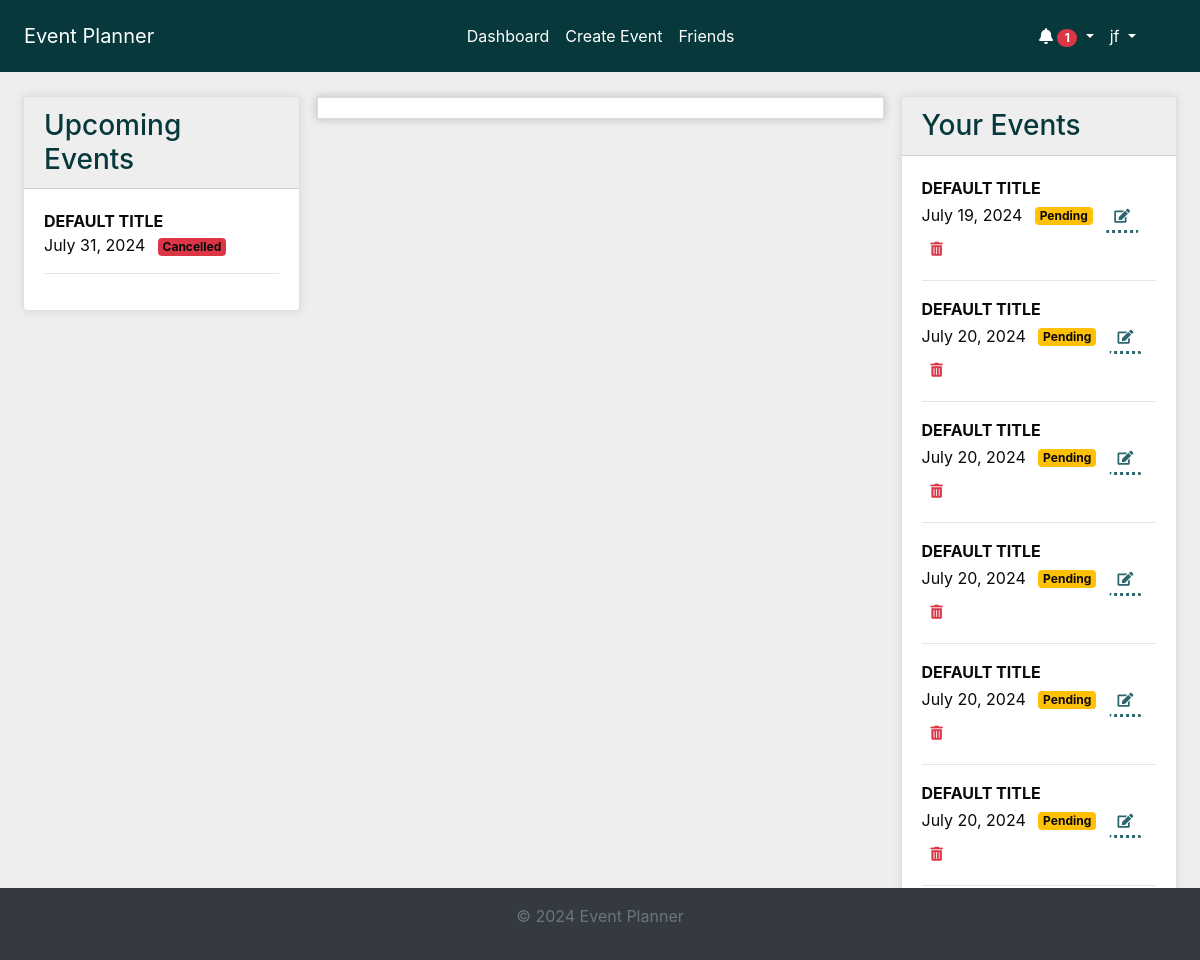
Screenshot of /dashboard/ (signed in) with the database file from the repository.
### events/models.py (models this page shows, shortened)
class Event(models.Model):
    STATUS_CHOICES = [
        ("Pending", "Pending"),
        ("Confirmed", "Confirmed"),
        ("Cancelled", "Cancelled"),
    ]
    title = models.CharField(max_length=100)
    description = models.TextField()
    location = models.CharField(max_length=255)
    created_by = models.ForeignKey(User, on_delete=models.CASCADE)
    proposed_date = models.DateTimeField()
    finalized_date = models.DateTimeField(null=True, blank=True)
    status = models.CharField(
        max_length=20, choices=STATUS_CHOICES, default="Pending"
    )
    created_at = models.DateTimeField(auto_now_add=True)
    updated_at = models.DateTimeField(auto_now=True)

### accounts/views.py (the view)
# urls.py: path("dashboard/", views.dashboard, name="dashboard"),
@login_required
def dashboard(request):
    current_user = request.user
    current_datetime = timezone.now()
    user_events = Event.objects.filter(created_by=current_user).order_by(
        "proposed_date"
    )
    invited_events = Event.objects.filter(
        invitations__user=current_user, proposed_date__gte=current_datetime
    ).order_by("proposed_date")
    upcoming_events = (
        (
            user_events.filter(proposed_date__gte=current_datetime)
            | invited_events
        )
        .distinct()
        .order_by("proposed_date")
    )
    upcoming_events_with_read_status = []
    for event in upcoming_events:
        unread_invitations = Invitation.objects.filter(
            event=event, user=current_user, read=False
        ).exists()
        upcoming_events_with_read_status.append(
            {"event": event, "unread": unread_invitations}
        )
    context = {
        "upcoming_events_with_read_status": upcoming_events_with_read_status,
        "user_events": user_events,
    }
    return render(request, "accounts/dashboard.html", context)

### accounts/context_processors.py (called while the page is built)
def google_api_key(request):
    return {"GOOGLE_API_KEY": os.getenv("GOOGLE_API_KEY")}

### notifications/context_processors.py (called while the page is built)
def notifications(request):
    if request.user.is_authenticated:
        all_unread_notifications = Notification.objects.filter(
            user=request.user, read=False
        ).order_by("-created_at")
        unread_count = all_unread_notifications.count()
        recent_unread_notifications = all_unread_notifications[:8]
        return {
            "recent_unread_notifications": recent_unread_notifications,
            "unread_count": unread_count,
        }
    return {}

### accounts/templates/accounts/dashboard.html (shortened to what this page needs)
{% extends 'base.html' %}
{% block content %}
<div class="container-fluid">
    <div class="row">
        <div class="col-lg-3 scrollable-column">
            <div class="card mb-4">
                <div class="card-header bg-primary text-white">
                    <h3 class="mb-0">Upcoming Events</h3>
                </div>
                <div class="card-body">
                    <ul class="list-unstyled">
                        {% for item in upcoming_events_with_read_status %}
                            <li>
                                <strong><a href="{% url 'event_details' item.event.id %}" class="event-link">{{ item.event.title|upper }}</a></strong>
                                <br>
                                {{ item.event.proposed_date|date:"F j, Y" }}
                                <span class="badge badge-{{ item.event.status|lower }} ml-2">{{ item.event.status }}</span>
                            </li>
                            <hr>
                        {% empty %}
                            <li>No upcoming events.</li>
                        {% endfor %}
                    </ul>
                </div>
            </div>
        </div>
        <div class="col-lg-6">
            <div class="card mb-4">
                <div id="calendar"></div>
            </div>
        </div>
        <div class="col-lg-3 scrollable-column">
            <div class="card mb-4">
                <div class="card-header bg-primary text-white">
                    <h3 class="mb-0">Your Events</h3>
                </div>
                <div class="card-body">
                    <ul class="list-unstyled">
                        {% for event in user_events %}
                            <li>
                                <strong><a href="{% url 'event_details' event.id %}" class="event-link">{{ event.title|upper }}</a></strong>
                                <br>
                                {{ event.proposed_date|date:"F j, Y" }}
                                <span class="badge badge-{{ event.status|lower }} ml-2">{{ event.status }}</span>
                                <a href="{% url 'edit_event' event.id %}" class="btn btn-sm btn-outline-primary ml-2"><i class="fas fa-edit"></i></a>
                                <button class="btn btn-sm btn-outline-danger delete-btn" data-event-id="{{ event.id }}"><i class="fas fa-trash-alt"></i></button>
                            </li>
                            <hr>
                        {% empty %}
                            <li>You have not created any events.</li>
                        {% endfor %}
                    </ul>
                </div>
            </div>
        </div>
    </div>
</div>
{% endblock %}

### templates/base.html (shortened to what this page needs)
<!DOCTYPE html>
<html lang="en">
<head>
    {% load static %}
    <link rel="stylesheet" href="https://stackpath.bootstrapcdn.com/bootstrap/4.5.2/css/bootstrap.min.css">
    <link rel="stylesheet" href="{% static 'css/styles.css' %}">
    <link rel="stylesheet" href="https://cdnjs.cloudflare.com/ajax/libs/font-awesome/5.15.4/css/all.min.css">
    <link rel="stylesheet" href="https://cdnjs.cloudflare.com/ajax/libs/fullcalendar/3.10.2/fullcalendar.min.css" />
</head>
<body class="c-app">
    <header class="c-header c-header-light c-header-fixed">
        <nav class="navbar navbar-expand-lg navbar-light">
            <a class="navbar-brand" href="{% url 'home' %}">Event Planner</a>
            <div class="collapse navbar-collapse" id="navbarSupportedContent">
                <ul class="navbar-nav ml-auto">
                    {% if user.is_authenticated %}
                        <li class="nav-item {% if request.resolver_match.url_name == 'dashboard' %}active{% endif %}">
                            <a class="nav-link" href="{% url 'dashboard' %}">Dashboard</a>
                        </li>
                        <li class="nav-item {% if request.resolver_match.url_name == 'create_event' %}active{% endif %}">
                            <a class="nav-link" href="{% url 'create_event' %}">Create Event</a>
                        </li>
                        <li class="nav-item {% if request.resolver_match.url_name == 'friends_page' %}active{% endif %}">
                            <a class="nav-link" href="{% url 'friends_page' %}">Friends</a>
                        </li>
                    {% endif %}
                </ul>
                {% if user.is_authenticated %}
                    <ul class="navbar-nav ml-auto">
                        <li class="nav-item dropdown">
                            <a class="nav-link dropdown-toggle" href="#" id="notificationBell" role="button" data-toggle="dropdown" aria-haspopup="true" aria-expanded="false">
                                <i class="fas fa-bell"></i>
                                {% if unread_count > 0 %}
                                    <span class="badge badge-pill badge-danger">{{ unread_count }}</span>
                                {% endif %}
                            </a>
                        </li>
                        <li class="nav-item dropdown">
                            <a class="nav-link dropdown-toggle" href="#" id="profileLink" role="button" data-toggle="dropdown" aria-haspopup="true" aria-expanded="false">
                                {{ user.username }}
                            </a>
                        </li>
                    </ul>
                {% endif %}
            </div>
        </nav>
    </header>
    <main class="c-main">
        <div class="container-fluid">
            <div class="fade-in">
                {% block content %}{% endblock %}
            </div>
        </div>
    </main>
    <footer class="footer mt-auto py-3">
        <div class="container text-center">
            <p class="text-muted">&copy; 2024 Event Planner</p>
        </div>
    </footer>
</body>
</html>

### static/css/styles.css (style rules this page uses)
* { box-sizing: border-box; }
body, html { margin: 0; padding: 0; font-family: var(--font-family-sans-serif); background-color: var(--background); color: var(--text); height: 100%; }
:root { --primary: #07393c; --secondary: #2C666E; --accent: #90DDF0; --background: #F0EDEE; --text: #0A090C; --heading-bg: #eeeeee; --white: #fff; --gray: #6c757d; --gray-dark: #343a40; --success: #28a745; --info: #17a2b8; --warning: #ffc107; --danger: #dc3545; --light: #f8f9fa; --dark: #343a40; --breakpoint-xs: 0; --breakpoint-sm: 576px; --breakpoint-md: 768px; --breakpoint-lg: 992px; --breakpoint-xl: 1200px; --font-family-sans-serif: -apple-system, BlinkMacSystemFont, "Segoe UI", Roboto, "Helvetica Neue", Arial, "Noto Sans", sans-serif, "Apple Color Emoji", "Segoe UI Emoji", "Segoe UI Symbol", "Noto Color Emoji"; --font-family-monospace: SFMono-Regular, Menlo, Monaco, Consolas, "Liberation Mono", "Courier New", monospace; }
.container-fluid { display: flex; flex-direction: column; min-height: 100vh; }
.row { flex: 1; display: flex; }
.scrollable-column { max-height: 100vh !important; overflow-y: auto !important; }
.bg-primary { background-color: var(--primary) !important; }
.btn-outline-success:not(:disabled):not(.disabled):active:focus, .btn-outline-primary:not(:disabled):not(.disabled):active:focus, .btn-outline-danger, .btn-outline-primary.focus, .btn-outline-primary:focus, .btn.focus, .btn:focus { box-shadow: none; }
.btn-outline-primary:not(:disabled):not(.disabled):active, .btn-outline-success:not(:disabled):not(.disabled):active, .btn-outline-success, .btn-outline-primary { color: var(--secondary); border-color: transparent; border-bottom: 3px dotted var(--secondary); background-color: transparent; }
.btn-outline-danger { border-color: transparent; }
header { background-color: var(--primary) !important; color: var(--white) !important; padding: .5rem !important; margin-bottom: 1rem !important; }
header a, header .navbar-brand, header .nav-link { color: var(--white) !important; }
.card-header { background-color: var(--heading-bg) !important; color: var(--primary) !important; }
footer { background-color: var(--dark) !important; color: var(--white) !important; padding: 1rem !important; text-align: center !important; margin-top: auto; }
.container-fluid>.row>div { margin: 0; padding: 0.5rem; }
#calendar { flex: 1; max-width: 100%; max-height: 100%; margin: 0; border: 1px solid #ddd; padding: 10px; box-shadow: 0 0 10px rgba(0, 0, 0, .1); }
.event-link { color: var(--text) !important; text-decoration: none !important; }
.badge-pending { background-color: var(--warning) !important; }
.badge-cancelled { background-color: var(--danger) !important; }
.add-btn, .delete-btn, .edit-btn, .invite-btn { margin: 0; }
.card { box-shadow: 0 0 10px rgba(0, 0, 0, .1); }
#profileLink, .profile-dropdown { margin-right: 2rem; }

### rows the page displays
Event: event "DEFAULT TITLE", event.proposed_date "July 31, 2024", event.status "Cancelled"
Event: title "DEFAULT TITLE", proposed_date "July 19, 2024", status "Pending"
Event: title "DEFAULT TITLE", proposed_date "July 20, 2024", status "Pending"
Event: title "DEFAULT TITLE", proposed_date "July 20, 2024", status "Pending"
Event: title "DEFAULT TITLE", proposed_date "July 20, 2024", status "Pending"
Event: title "DEFAULT TITLE", proposed_date "July 20, 2024", status "Pending"
Event: title "DEFAULT TITLE", proposed_date "July 20, 2024", status "Pending"

### other values shown
{{ unread_count }} "1"
{{ user.username }} "jf"
